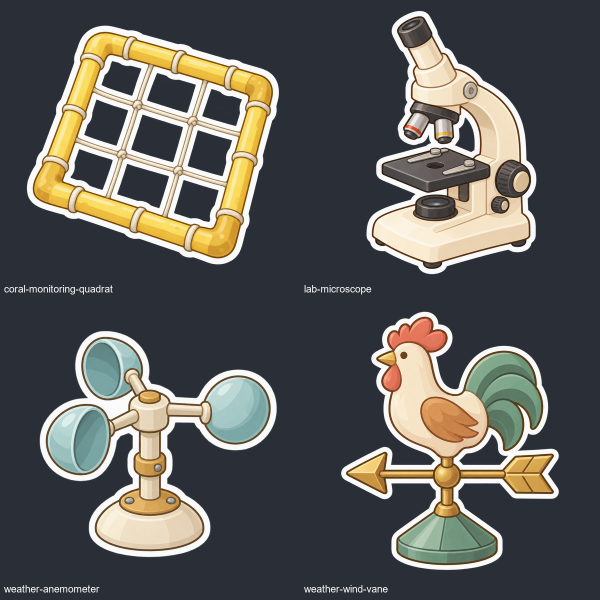
#> input picture qa/rework-20260917/alpha-review-dark-1.png, 1200 x 1200 px, given in place of tailor-dress-form-v1.png, which was not available (shown at 1/2 size)
$ python review_candidates.py
#> lines starting #> are read from the running program, lines starting #| are printed output that depends on the picture; pictures that were not available may be replaced by others from this repository, and a replacement may not be noted
from pathlib import Path
from PIL import Image, ImageDraw
import numpy as np

ROOT = Path(__file__).resolve().parents[2]
FILES = [
    'tailor-dress-form-v1.png', 'terrarium-mister-v1.png',
    'terrarium-moss-v1.png', 'snorkel-mask-v1.png',
    'snorkel-tube-v1.png', 'dive-rashguard-v1.png',
    'table-coral-v3.png', 'coral-nursery-tree-v1.png',
    'calligraphy-inkstone-v2.png', 'bongos-v1.png',
    'marching-trumpet-v1.png', 'dragonfly-v1.png',
]
base = ROOT / 'revisions/rework-20260917'
for start in (0, 6):
    canvas = Image.new('RGB', (1200, 1840), '#2b3038')
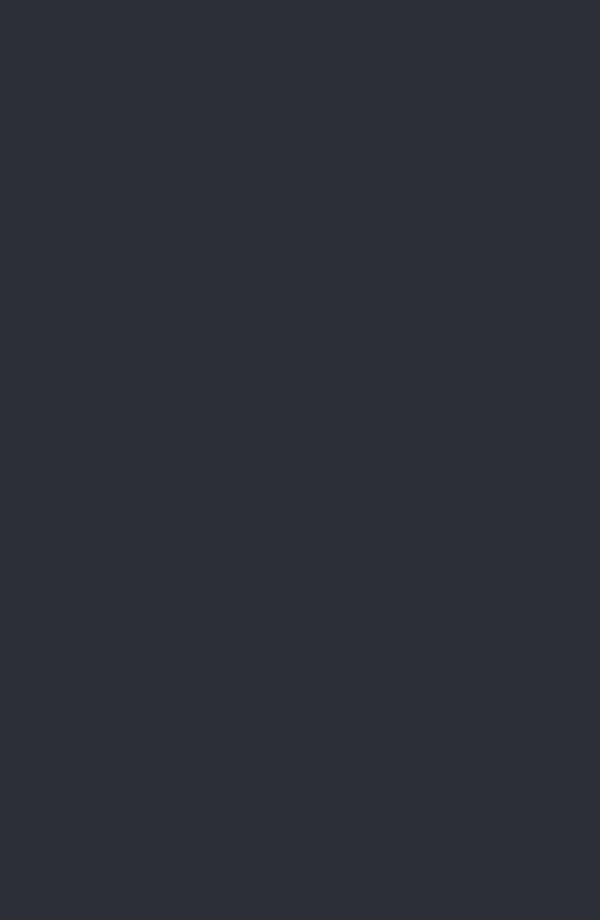
#> canvas: PIL image 1200x1840 RGB (shown at 1/2 size); mean R, G, B 43, 48, 56
    draw = ImageDraw.Draw(canvas)
    for i, name in enumerate(FILES[start:start+6]):
        im = Image.open(base / name).convert('RGBA')
        a = np.asarray(im)[:, :, 3]
#> a: shape (1200, 1200); every value is 255
        ys, xs = np.where(a >= 128)
        pad = (int(xs.min()), int(im.width-1-xs.max()), int(ys.min()), int(im.height-1-ys.max()))
#> pad = (0, 0, 0, 0)
        print(name, im.size, 'pad128', pad, 'edge alpha', int(np.count_nonzero(a[0]))+int(np.count_nonzero(a[-1]))+int(np.count_nonzero(a[:,0]))+int(np.count_nonzero(a[:,-1])))
#| tailor-dress-form-v1.png (1200, 1200) pad128 (0, 0, 0, 0) edge alpha 4800
        tile = im.copy()
        tile.thumbnail((555, 555))
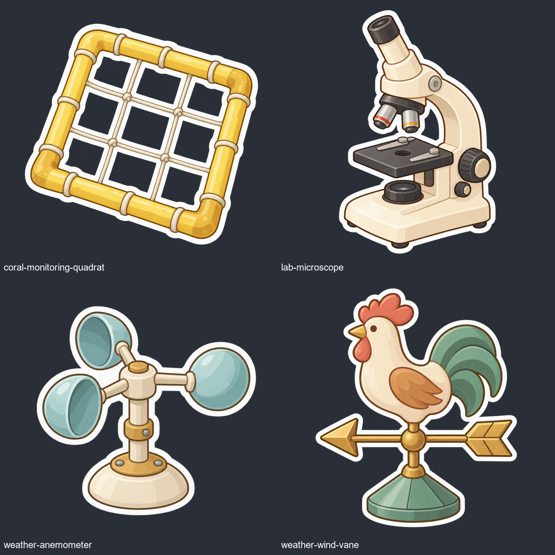
#> tile: PIL image 555x555 RGBA; mean R, G, B, A 92.8, 92.5, 88.8, 255
        x = (i % 2) * 600 + (600-tile.width)//2
#> x = 22
        y = (i // 2) * 610 + (570-tile.height)//2
#> y = 7
        canvas.paste(tile, (x, y), tile)
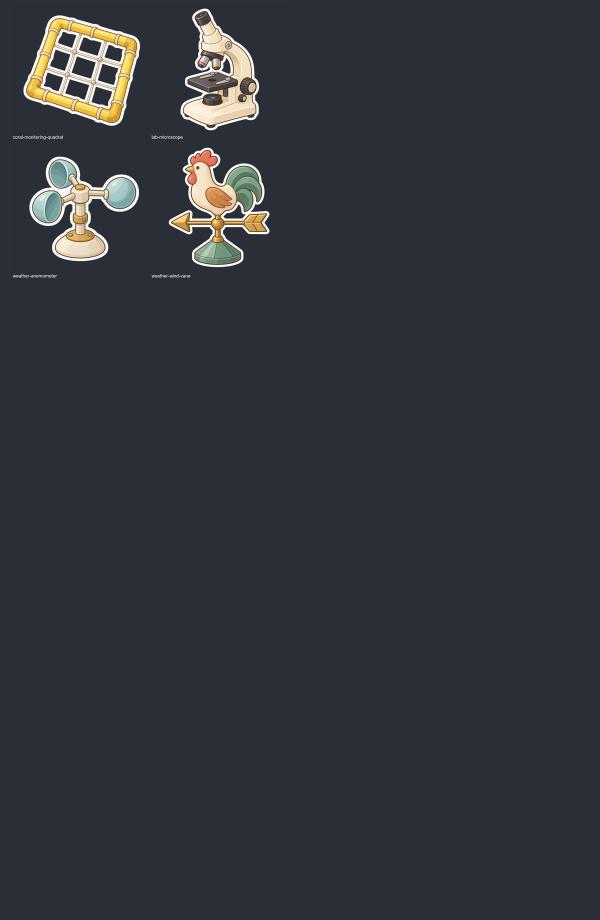
#> canvas: PIL image 1200x1840 RGB (shown at 1/2 size); mean R, G, B 49.9, 54.2, 60.6
        draw.text(((i % 2)*600+10, (i//2)*610+570), name, fill='white')
    out = ROOT / f'qa/rework-20260917/candidates-dark-{start//6+1}.png'
    canvas.save(out)
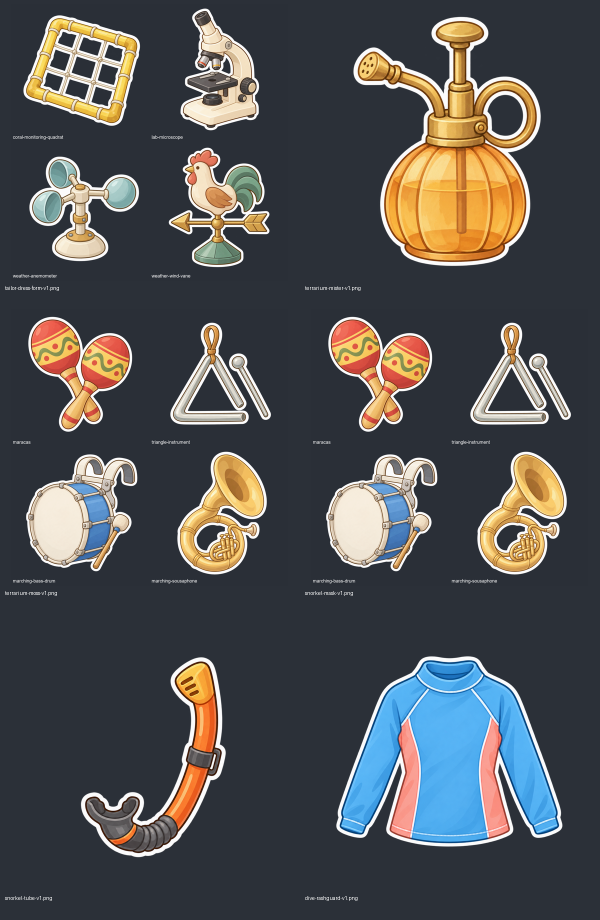
#> saved as candidates-dark-1.png: PIL image 1200x1840 RGB (shown at 1/2 size); mean R, G, B 80.5, 80.9, 81.5
    print(out)
#| qa/rework-20260917/candidates-dark-1.png
#> (the run stopped early here; a loop or call above may not have finished)
